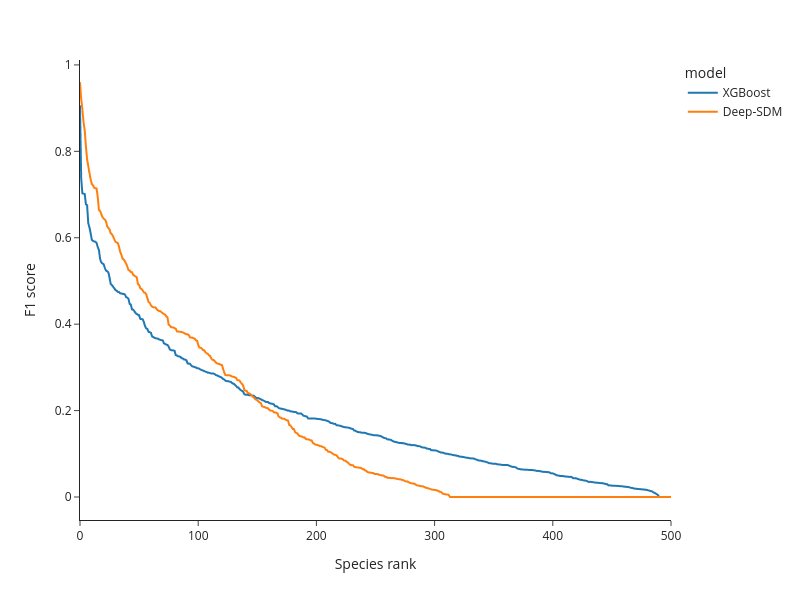

The notebook cell saved with this chart:
### Code cell
import plotly.express as px

fig = px.line(data[data['x'] <= 500], x='x', y='F1', color='model', template = 'simple_white',
           width = 800, height=600)

fig.update_layout(
    xaxis_title='Species rank',
    yaxis_title='F1 score')

### Figure 1 — Plotly figure (JSON) as saved in the notebook; plotly's stock layout.template omitted (floating-point values rounded to 4 significant figures; data arrays with more than 128 entries replaced by an {"elided": "..."} marker saying what was removed)
{"data": [{"hovertemplate": "model=XGBoost<br>x=%{x}<br>F1=%{y}<extra></extra>", "legendgroup": "XGBoost", "line": {"color": "#1F77B4", "dash": "solid"}, "marker": {"symbol": "circle"}, "mode": "lines", "name": "XGBoost", "showlegend": true, "type": "scattergl", "x": {"elided": "501 int values"}, "xaxis": "x", "y": {"elided": "501 float values"}, "yaxis": "y"}, {"hovertemplate": "model=Deep-SDM<br>x=%{x}<br>F1=%{y}<extra></extra>", "legendgroup": "Deep-SDM", "line": {"color": "#FF7F0E", "dash": "solid"}, "marker": {"symbol": "circle"}, "mode": "lines", "name": "Deep-SDM", "showlegend": true, "type": "scattergl", "x": {"elided": "501 int values"}, "xaxis": "x", "y": {"elided": "501 float values"}, "yaxis": "y"}], "layout": {"height": 600, "legend": {"title": {"text": "model"}, "tracegroupgap": 0}, "margin": {"t": 60}, "width": 800, "xaxis": {"anchor": "y", "domain": [0, 1], "title": {"text": "Species rank"}}, "yaxis": {"anchor": "x", "domain": [0, 1], "title": {"text": "F1 score"}}}}
